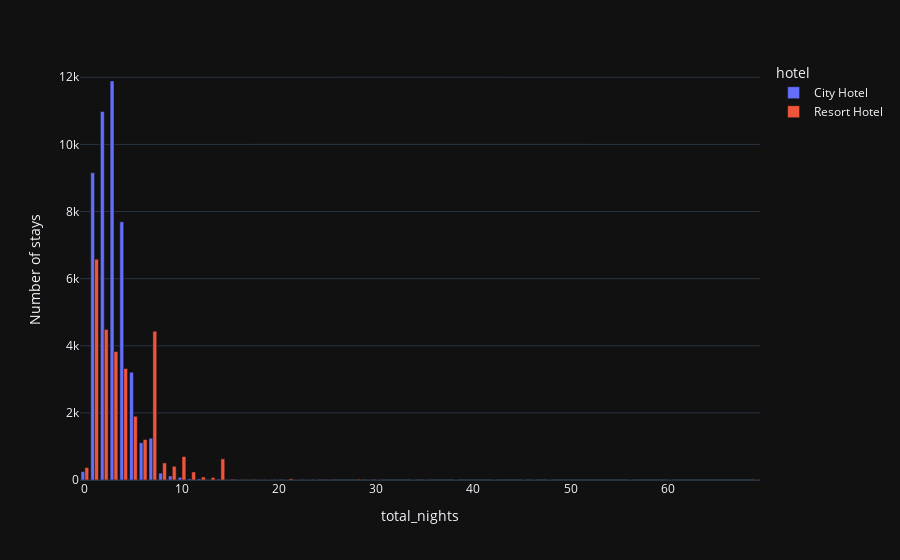

Notebook cell for this chart:
### Code cell
px.bar(data_frame = stay, x = 'total_nights', y = 'Number of stays', color = 'hotel', barmode = 'group',
        template = 'plotly_dark')

### Figure 1 — Plotly figure (JSON) as saved in the notebook; plotly's stock layout.template omitted (floating-point values rounded to 4 significant figures)
{"data": [{"alignmentgroup": "True", "hovertemplate": "hotel=City Hotel<br>total_nights=%{x}<br>Number of stays=%{y}<extra></extra>", "legendgroup": "City Hotel", "marker": {"color": "#636efa", "pattern": {"shape": ""}}, "name": "City Hotel", "offsetgroup": "City Hotel", "orientation": "v", "showlegend": true, "textposition": "auto", "type": "bar", "x": [0, 1, 2, 3, 4, 5, 6, 7, 8, 9, 10, 11, 12, 13, 14, 15, 16, 17, 18, 19, 20, 21, 22, 23, 24, 34, 48], "xaxis": "x", "y": [251, 9155, 10983, 11889, 7694, 3210, 1111, 1245, 205, 119, 80, 33, 33, 15, 26, 14, 6, 4, 1, 2, 1, 1, 2, 1, 1, 1, 1], "yaxis": "y"}, {"alignmentgroup": "True", "hovertemplate": "hotel=Resort Hotel<br>total_nights=%{x}<br>Number of stays=%{y}<extra></extra>", "legendgroup": "Resort Hotel", "marker": {"color": "#EF553B", "pattern": {"shape": ""}}, "name": "Resort Hotel", "offsetgroup": "Resort Hotel", "orientation": "v", "showlegend": true, "textposition": "auto", "type": "bar", "x": [0, 1, 2, 3, 4, 5, 6, 7, 8, 9, 10, 11, 12, 13, 14, 15, 16, 17, 18, 19, 21, 22, 23, 25, 28, 29, 30, 35, 38, 42, 45, 46, 56, 60, 69], "xaxis": "x", "y": [371, 6579, 4488, 3828, 3321, 1899, 1205, 4434, 509, 408, 699, 240, 89, 75, 630, 23, 12, 11, 5, 4, 35, 7, 1, 14, 22, 2, 2, 5, 1, 3, 1, 1, 1, 1, 1], "yaxis": "y"}], "layout": {"barmode": "group", "legend": {"title": {"text": "hotel"}, "tracegroupgap": 0}, "margin": {"t": 60}, "xaxis": {"anchor": "y", "domain": [0, 1], "title": {"text": "total_nights"}}, "yaxis": {"anchor": "x", "domain": [0, 1], "title": {"text": "Number of stays"}}}}
